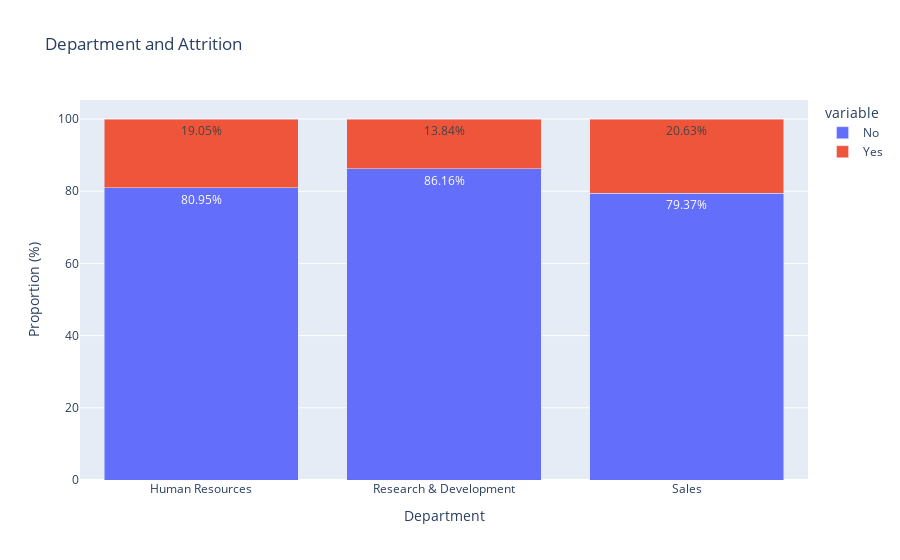

The cell this chart's notebook holds for it:
### Markdown cell above
![image.png](attachment:image.png)

### Code cell
pyo.init_notebook_mode(connected=True)

# Prepare Department and Attrition data
department_attrition = pd.crosstab(df['Department'], df['Attrition'], normalize='index').reset_index()

# Rename the columns
department_attrition.columns = ['Department', 'No', 'Yes']

# Yüzde formatını hesaplayalım
department_attrition['No'] = department_attrition['No'] * 100
department_attrition['Yes'] = department_attrition['Yes'] * 100

# Create an interactive bar chart using Plotly
fig = px.bar(department_attrition, 
             x='Department', 
             y=['No', 'Yes'], 
             barmode='stack', 
             labels={'value': 'Proportion (%)', 'Department': 'Department'},
             title='Department and Attrition')

# Set the content of the tooltip
fig.update_traces(hovertemplate='%{x}<br>Proportion: %{y:.2f}%<extra></extra>', texttemplate='%{y:.2f}%', textposition='inside')

# Customize the chart layout
fig.update_layout(xaxis_title='Department', yaxis_title='Proportion (%)', title='Department and Attrition')
fig.show()

### Figure 1 — Plotly figure (JSON) as saved in the notebook; plotly's stock layout.template omitted (floating-point values rounded to 4 significant figures)
{"data": [{"alignmentgroup": "True", "hovertemplate": "%{x}<br>Proportion: %{y:.2f}%<extra></extra>", "legendgroup": "No", "marker": {"color": "#636efa", "pattern": {"shape": ""}}, "name": "No", "offsetgroup": "No", "orientation": "v", "showlegend": true, "textposition": "inside", "texttemplate": "%{y:.2f}%", "type": "bar", "x": ["Human Resources", "Research & Development", "Sales"], "xaxis": "x", "y": [80.95, 86.16, 79.37], "yaxis": "y"}, {"alignmentgroup": "True", "hovertemplate": "%{x}<br>Proportion: %{y:.2f}%<extra></extra>", "legendgroup": "Yes", "marker": {"color": "#EF553B", "pattern": {"shape": ""}}, "name": "Yes", "offsetgroup": "Yes", "orientation": "v", "showlegend": true, "textposition": "inside", "texttemplate": "%{y:.2f}%", "type": "bar", "x": ["Human Resources", "Research & Development", "Sales"], "xaxis": "x", "y": [19.05, 13.84, 20.63], "yaxis": "y"}], "layout": {"barmode": "stack", "legend": {"title": {"text": "variable"}, "tracegroupgap": 0}, "title": {"text": "Department and Attrition"}, "xaxis": {"anchor": "y", "domain": [0, 1], "title": {"text": "Department"}}, "yaxis": {"anchor": "x", "domain": [0, 1], "title": {"text": "Proportion (%)"}}}}
